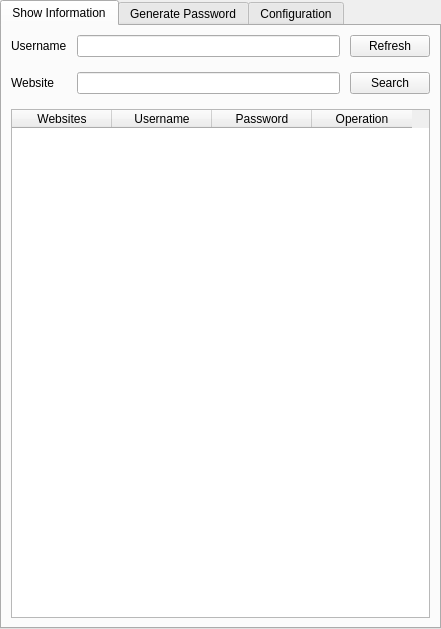
<?xml version="1.0" encoding="UTF-8"?>
<ui version="4.0">
 <class>MainWindow</class>
 <widget class="QMainWindow" name="MainWindow">
  <property name="geometry">
   <rect>
    <x>0</x>
    <y>0</y>
    <width>441</width>
    <height>629</height>
   </rect>
  </property>
  <property name="windowTitle">
   <string>Password Generator</string>
  </property>
  <widget class="QWidget" name="centralwidget">
   <layout class="QGridLayout" name="gridLayout">
    <property name="leftMargin">
     <number>0</number>
    </property>
    <property name="topMargin">
     <number>0</number>
    </property>
    <property name="rightMargin">
     <number>0</number>
    </property>
    <property name="bottomMargin">
     <number>0</number>
    </property>
    <item row="0" column="0">
     <widget class="QTabWidget" name="tabWidget">
      <property name="currentIndex">
       <number>0</number>
      </property>
      <widget class="QWidget" name="tab">
       <attribute name="title">
        <string>Show Information</string>
       </attribute>
       <layout class="QGridLayout" name="gridLayout_7">
        <property name="verticalSpacing">
         <number>15</number>
        </property>
        <item row="0" column="0">
         <layout class="QGridLayout" name="gridLayout_6">
          <property name="horizontalSpacing">
           <number>10</number>
          </property>
          <property name="verticalSpacing">
           <number>15</number>
          </property>
          <item row="0" column="0">
           <widget class="QLabel" name="label_8">
            <property name="text">
             <string>Username</string>
            </property>
           </widget>
          </item>
          <item row="0" column="1">
           <widget class="QLineEdit" name="lineEdit_8"/>
          </item>
          <item row="0" column="2">
           <widget class="QPushButton" name="pushButton_4">
            <property name="text">
             <string>Refresh</string>
            </property>
           </widget>
          </item>
          <item row="1" column="0">
           <widget class="QLabel" name="label_9">
            <property name="text">
             <string>Website</string>
            </property>
           </widget>
          </item>
          <item row="1" column="1">
           <widget class="QLineEdit" name="lineEdit_9"/>
          </item>
          <item row="1" column="2">
           <widget class="QPushButton" name="pushButton_5">
            <property name="text">
             <string>Search</string>
            </property>
           </widget>
          </item>
         </layout>
        </item>
        <item row="1" column="0">
         <widget class="QTableWidget" name="tableWidget">
          <property name="rowCount">
           <number>0</number>
          </property>
          <column>
           <property name="text">
            <string>Websites</string>
           </property>
          </column>
          <column>
           <property name="text">
            <string>Username</string>
           </property>
          </column>
          <column>
           <property name="text">
            <string>Password</string>
           </property>
          </column>
          <column>
           <property name="text">
            <string>Operation</string>
           </property>
          </column>
         </widget>
        </item>
       </layout>
      </widget>
      <widget class="QWidget" name="tab_2">
       <attribute name="title">
        <string>Generate Password</string>
       </attribute>
       <layout class="QGridLayout" name="gridLayout_5">
        <property name="verticalSpacing">
         <number>30</number>
        </property>
        <item row="2" column="0" colspan="2">
         <widget class="QPushButton" name="pushButton">
          <property name="text">
           <string>Generate Password</string>
          </property>
         </widget>
        </item>
        <item row="5" column="0" colspan="2">
         <spacer name="verticalSpacer_2">
          <property name="orientation">
           <enum>Qt::Vertical</enum>
          </property>
          <property name="sizeHint" stdset="0">
           <size>
            <width>20</width>
            <height>40</height>
           </size>
          </property>
         </spacer>
        </item>
        <item row="4" column="1">
         <widget class="QPushButton" name="pushButton_2">
          <property name="text">
           <string>Save</string>
          </property>
         </widget>
        </item>
        <item row="0" column="0" colspan="2">
         <layout class="QGridLayout" name="gridLayout_4">
          <property name="horizontalSpacing">
           <number>10</number>
          </property>
          <property name="verticalSpacing">
           <number>15</number>
          </property>
          <item row="0" column="0">
           <widget class="QLabel" name="label_5">
            <property name="text">
             <string>Website</string>
            </property>
           </widget>
          </item>
          <item row="0" column="1">
           <widget class="QLineEdit" name="lineEdit_5"/>
          </item>
          <item row="1" column="0">
           <widget class="QLabel" name="label_6">
            <property name="text">
             <string>Username</string>
            </property>
           </widget>
          </item>
          <item row="1" column="1">
           <widget class="QLineEdit" name="lineEdit_6"/>
          </item>
          <item row="2" column="0">
           <widget class="QLabel" name="label_7">
            <property name="text">
             <string>Length</string>
            </property>
           </widget>
          </item>
          <item row="2" column="1">
           <widget class="QComboBox" name="comboBox">
            <property name="editable">
             <bool>true</bool>
            </property>
            <item>
             <property name="text">
              <string>8</string>
             </property>
            </item>
            <item>
             <property name="text">
              <string>9</string>
             </property>
            </item>
            <item>
             <property name="text">
              <string>10</string>
             </property>
            </item>
            <item>
             <property name="text">
              <string>11</string>
             </property>
            </item>
            <item>
             <property name="text">
              <string>12</string>
             </property>
            </item>
            <item>
             <property name="text">
              <string>13</string>
             </property>
            </item>
            <item>
             <property name="text">
              <string>14</string>
             </property>
            </item>
            <item>
             <property name="text">
              <string>15</string>
             </property>
            </item>
            <item>
             <property name="text">
              <string>16</string>
             </property>
            </item>
            <item>
             <property name="text">
              <string>17</string>
             </property>
            </item>
            <item>
             <property name="text">
              <string>18</string>
             </property>
            </item>
            <item>
             <property name="text">
              <string>19</string>
             </property>
            </item>
            <item>
             <property name="text">
              <string>20</string>
             </property>
            </item>
           </widget>
          </item>
         </layout>
        </item>
        <item row="4" column="0">
         <widget class="QPushButton" name="pushButton_3">
          <property name="text">
           <string>Copy</string>
          </property>
         </widget>
        </item>
        <item row="1" column="0" colspan="2">
         <layout class="QHBoxLayout" name="horizontalLayout">
          <property name="leftMargin">
           <number>5</number>
          </property>
          <property name="rightMargin">
           <number>6</number>
          </property>
          <item>
           <widget class="QCheckBox" name="checkBox">
            <property name="text">
             <string>Uppercase</string>
            </property>
           </widget>
          </item>
          <item>
           <widget class="QCheckBox" name="checkBox_2">
            <property name="text">
             <string>Numbers</string>
            </property>
           </widget>
          </item>
          <item>
           <widget class="QCheckBox" name="checkBox_3">
            <property name="text">
             <string>Special Characters</string>
            </property>
           </widget>
          </item>
         </layout>
        </item>
        <item row="3" column="0" colspan="2">
         <widget class="QLineEdit" name="lineEdit_7">
          <property name="minimumSize">
           <size>
            <width>0</width>
            <height>50</height>
           </size>
          </property>
          <property name="font">
           <font>
            <pointsize>16</pointsize>
           </font>
          </property>
          <property name="text">
           <string>QWERTYUIOPASDFGHJKL</string>
          </property>
          <property name="alignment">
           <set>Qt::AlignCenter</set>
          </property>
         </widget>
        </item>
       </layout>
      </widget>
      <widget class="QWidget" name="tab_3">
       <attribute name="title">
        <string>Configuration</string>
       </attribute>
       <layout class="QGridLayout" name="gridLayout_3">
        <item row="0" column="0">
         <layout class="QGridLayout" name="gridLayout_2">
          <property name="topMargin">
           <number>5</number>
          </property>
          <property name="bottomMargin">
           <number>5</number>
          </property>
          <property name="verticalSpacing">
           <number>15</number>
          </property>
          <item row="2" column="3">
           <widget class="QLineEdit" name="lineEdit_2">
            <property name="text">
             <string>1234567890</string>
            </property>
           </widget>
          </item>
          <item row="1" column="3">
           <widget class="QLineEdit" name="lineEdit">
            <property name="text">
             <string>ABCDEFGHIJKLMNOPQRSTUVWXYZ</string>
            </property>
           </widget>
          </item>
          <item row="3" column="3">
           <widget class="QLineEdit" name="lineEdit_3">
            <property name="text">
             <string>@#$%&amp;^!</string>
            </property>
           </widget>
          </item>
          <item row="2" column="0" colspan="3">
           <widget class="QLabel" name="label_2">
            <property name="text">
             <string>Numbers</string>
            </property>
           </widget>
          </item>
          <item row="3" column="0" colspan="3">
           <widget class="QLabel" name="label_3">
            <property name="text">
             <string>Special Characters</string>
            </property>
           </widget>
          </item>
          <item row="1" column="0" colspan="3">
           <widget class="QLabel" name="label">
            <property name="text">
             <string>Uppercase</string>
            </property>
           </widget>
          </item>
          <item row="0" column="0" colspan="3">
           <widget class="QLabel" name="label_4">
            <property name="text">
             <string>Lowercase</string>
            </property>
           </widget>
          </item>
          <item row="0" column="3">
           <widget class="QLineEdit" name="lineEdit_4">
            <property name="text">
             <string>abcdefghijklmnopqrstuvwxyz</string>
            </property>
           </widget>
          </item>
         </layout>
        </item>
        <item row="1" column="0">
         <spacer name="verticalSpacer">
          <property name="orientation">
           <enum>Qt::Vertical</enum>
          </property>
          <property name="sizeHint" stdset="0">
           <size>
            <width>20</width>
            <height>40</height>
           </size>
          </property>
         </spacer>
        </item>
       </layout>
      </widget>
     </widget>
    </item>
   </layout>
  </widget>
 </widget>
 <resources/>
 <connections/>
</ui>
